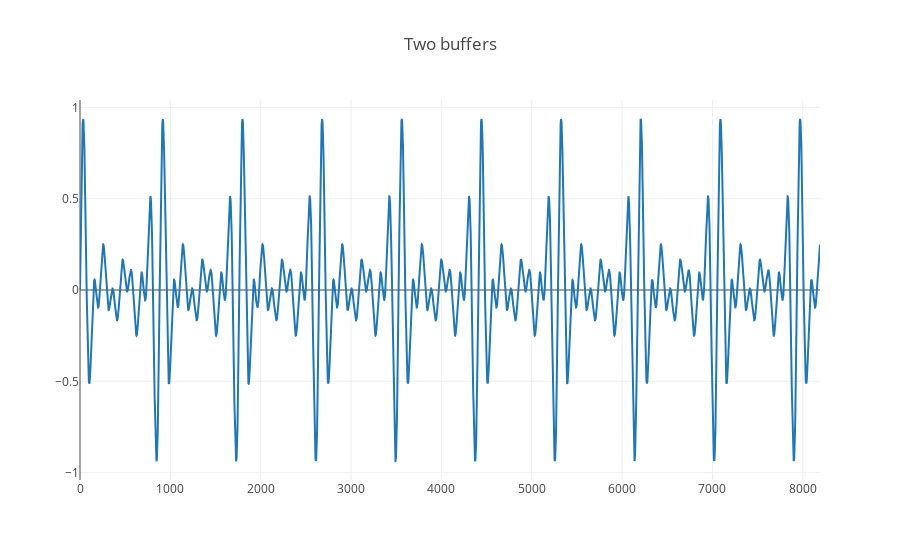

Notebook code for this chart:
### Code cell
x = plotly.offline.iplot({
    "data": [Scatter(y=glued)],
    "layout": Layout(title="Two buffers")
})

### Figure 1 — Plotly figure (JSON) as saved in the notebook; plotly's stock layout.template omitted (floating-point values rounded to 4 significant figures; data arrays with more than 128 entries replaced by an {"elided": "..."} marker saying what was removed)
{"data": [{"type": "scatter", "y": {"elided": "8192 float values"}}], "layout": {"title": "Two buffers"}}
